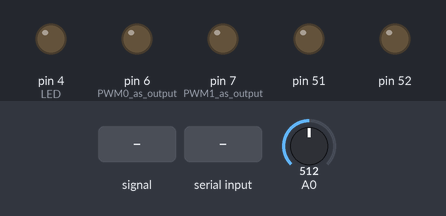
A sketch run on a simulated Arduino Mega 2560, built with avr-gcc and run on an emulated ATmega2560. Shown: output pins drawn as LEDs (lit = HIGH). The inputs (shaded band) are chosen by the test bench; at power-on: A0 = 512. What the sketch prints to the serial monitor is not drawn.

Above: at 0.1 s.
At 2.3 s:
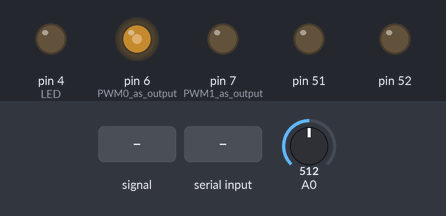
2.4 s: A0 fed a 200 Hz sine of ±81 counts around its level
At 2.86 s:
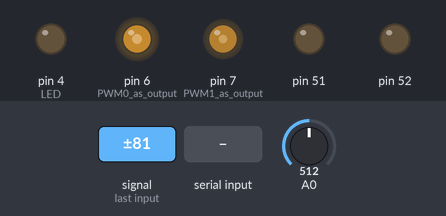
Timing chart, 0 to 2.8 s (numbered marks = the images above; inputs shaded):
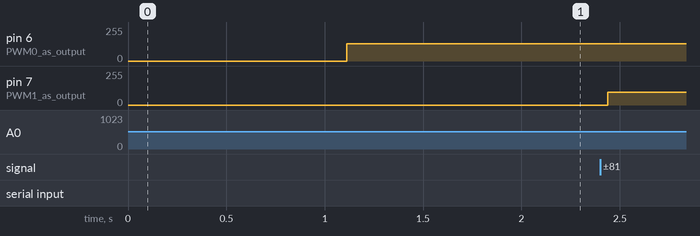

The sketch:

multimega.ino
```cpp
#include <SoftwareSerial.h>  //Software Serial Port
#define RxD 12    //Pin 10 pour RX, PB2 sur votre board, a brancher sur le TX du HC-06
#define TxD 13    //Pin 11 pour TX, PB3 sur votre board, a brancher sur le RX du HC-06
SoftwareSerial BTSerie(RxD,TxD);

//defining harware resources.
#define LED 4
#define FOOTSWITCH 12
#define TOGGLE 2


//defining the output PWM parameters
#define PWM_FREQ 0x00FF // pwm frequency - 31.3KHz
#define PWM_MODE 0 // Fast (1) or Phase Correct (0)
#define PWM_QTY 2 // 2 PWMs in parallel
char effect_type='0';
//other variables
int input,output; //initial value adjusted by try and error.
int vol_variable=10000;
int distortion_threshold=6000; //initial value adjusted by try and error
int bit_crush_variable=0;

#define MAX_DELAY 3000
unsigned int Delay_Buffer[MAX_DELAY];
unsigned int DelayCounter = 0;
unsigned int Delay_Depth = MAX_DELAY;
int dist_variable=10;


int test=1;

int counter=0;
unsigned int ADC_low, ADC_high;

void setup() {
    //setup bluetooth
  Serial.begin(9600);
    // Configuration du bluetooth
  pinMode(RxD, INPUT);
  pinMode(TxD, OUTPUT);
  BTSerie.begin(9600);
    Serial.println("En attente de la commandes AT");
    delay(100);
  // Test des commandes AT
  BTSerie.print("AT+VERSION");  //Demande le NÂ° de version
  delay(1000);

  //setup IO
  pinMode(FOOTSWITCH, INPUT_PULLUP);
  pinMode(LED, OUTPUT);
  pinMode(6, OUTPUT); //PWM0 as output
  pinMode(7, OUTPUT); //PWM1 as output

  // setup ADC
  ADMUX = 0x60; // left adjust, adc0, internal vcc
  ADCSRA = 0xe5; // turn on adc, ck/32, auto trigger
  ADCSRB = 0x00; // ADC free running mode
  DIDR0 = 0x01; // turn off digital inputs for adc0

  // setup PWM
  TCCR4A = (((PWM_QTY - 1) << 5) | 0x80 | (PWM_MODE << 1)); //
  TCCR4B = ((PWM_MODE << 3) | 0x11); // ck/1
  TIMSK4 = 0x20; // interrupt on capture interrupt
  ICR4H = (PWM_FREQ >> 8);
  ICR4L = (PWM_FREQ & 0xff);
  DDRB |= ((PWM_QTY << 1) | 0x02); // turn on outputs
  sei(); // turn on interrupts - not really necessary with arduino
  }

void loop()
{
   /****SELECTION MODE*****/
//enter in "selection effect mode", the program stays in this loop while the toggle switch is down
// you can change effect pushing buttons, the number of blinks will indicate the effect number
if(effect_type!='0') digitalWrite(LED, HIGH); // allume la led
else digitalWrite(LED, LOW);
if (test==1){
   char revChar;
  //On lit caractere par caractere sur le BTSerie et on affiche sur le Terminal Serie
  if (BTSerie.available()) {
      revChar = BTSerie.read(); //lecture
      if((revChar!='+')&&(revChar!='-')&&(revChar!='e')){
        effect_type=revChar;
    }

  }
}

}


ISR(TIMER4_CAPT_vect)
{

  // get ADC data
  ADC_low = ADCL; // you need to fetch the low byte first
  ADC_high = ADCH;
  //construct the input sumple summing the ADC low and high byte.
  input = ((ADC_high << 8) | ADC_low) + 0x8000; // make a signed 16b value


    //**** EFFECT AREA***///
    // The effects are selected depending on effect type.
    switch(effect_type)
    {
    case '1':
    /**** DELAY EFFECT ***/
    //The input_signal is stored and played using a circular buffer
    Delay_Buffer[DelayCounter] = (((ADC_high << 8) | ADC_low) + 0x8000);
    DelayCounter++;
    if(DelayCounter >= Delay_Depth+15) DelayCounter = 0;
    output = (Delay_Buffer[DelayCounter] +(((ADC_high << 8) | ADC_low) + 0x8000))>>1;
    Serial.print("a");
    break;

    case '2':
    /**** DISTORTION EFFECT ***/
    if(input>distortion_threshold) output=distortion_threshold+1000;
    else output=input;
    break;

    case '3':
    /**** FUZZ EFFECT ***/
    if(input>distortion_threshold+25) output=32768;
    else if(input<-distortion_threshold+25) output=-32768;
    else output=input;
    break;

    case '4':
    /*** Volume Booster Effect ***/
    output = map(input, -32768, +32768,-vol_variable, vol_variable);
     case '5'://echo
    /**** ECHO EFFECT ***/
    Delay_Buffer[DelayCounter]  = (input + Delay_Buffer[DelayCounter])>>1;
    DelayCounter++;
    if(DelayCounter >= Delay_Depth) DelayCounter = 0;
    output = (input + (Delay_Buffer[DelayCounter]))>>1;
    break;
    case '0':
    output= ((ADC_high << 8) | ADC_low) + 0x8000; // make a signed 16b value
    break;
    }

  //write the PWM signal
  OCR4AL = ((output + 0x8000) >> 8); // convert to unsigned, send out high byte
  OCR4BL = output; // send out low byte
}
```
